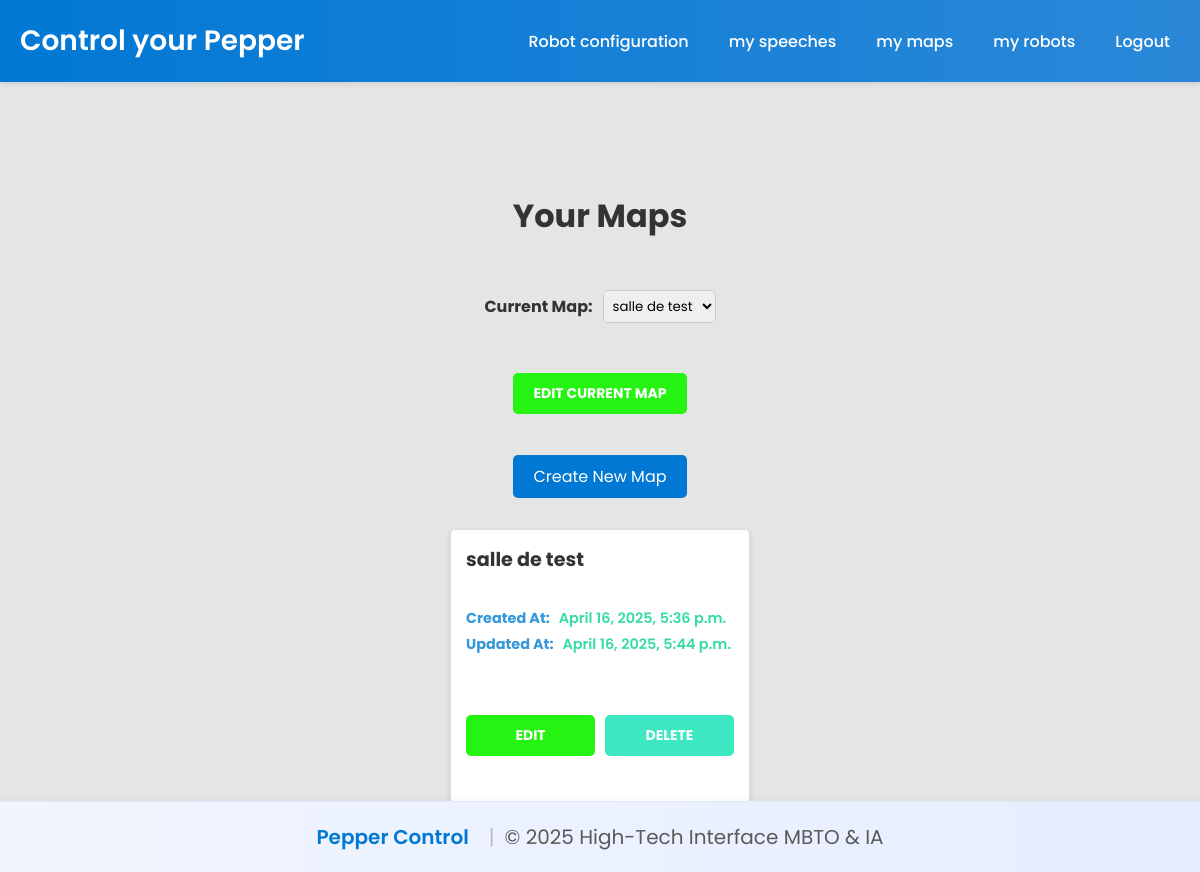
/map/user_maps/ (signed in), run on the app's committed database.
### map/models.py (models this page shows, shortened)
class Map(models.Model):
    id = models.AutoField(primary_key=True)
    user = models.ForeignKey(User, on_delete=models.CASCADE, related_name='maps')
    name = models.CharField(max_length=255)
    matrices = models.JSONField(default=list)  # Stores a list of 2D matrices
    rows = models.IntegerField(default=4)  # Number of rows in each matrix
    cols = models.IntegerField(default=4)  # Number of columns in each matrix
    rooms = models.JSONField(default=list)  # Stores the dictionary of rooms and their coordinates
    is_default = models.BooleanField(default=False)
    is_current = models.BooleanField(default=False)
    created_at = models.DateTimeField(auto_now_add=True)
    updated_at = models.DateTimeField(auto_now=True)

### map/views.py (the view)
# urls.py: path('user_maps/', views.user_maps, name='user_maps'),  # List user maps
@login_required
def user_maps(request):
    maps = Map.objects.filter(user=request.user)
    current_map = None
    if not maps.exists():
        current_map = maps.filter(is_favorite=True)
        if not current_map:
            current_map = maps.first()
            current_map.is_current = True
            current_map.save()
    return render(request, 'map/user_maps.html', {'maps': maps})

### map/templates/map/user_maps.html (shortened to what this page needs)
{% extends 'map/base.html' %}
{% block extra_css %}
<link rel="stylesheet" href="{% static 'map/css/user_maps.css' %}">
{% endblock %}
{% block content %}
<div class="container" style="flex-grow: 1;">
    <h1>Your Maps</h1>
<div class="map-selector">
  <label for="current-map">Current Map:</label>
  <select id="current-map" onchange="setCurrentMap(this.value)">
      {% for map in maps %}
          <option value="{{ map.id }}" {% if map.is_current %}selected{% endif %}>
              {{ map.name }}
          </option>
      {% endfor %}
  </select>
</div>
{% if maps %}
    {% for map in maps %}
      {% if map.is_current %}
            <p style="width: fit-content; text-align: center;margin: auto;">
                <a href="{% url 'edit_map' map.name  map.id %}" class="edit-btn">Edit current map</a>
            </p>
      {% endif %}
    {% endfor %}
{% endif %}
    <div class="create-map" style="text-align: center; padding-bottom:20px;">
        <a href="{% url 'edit_map' %}" class="create-btn">Create New Map</a>
    </div>
    {% if maps %}
        <ul class="map-list" style="width: 100%; display: flex;justify-content: center; align-items: center;">
            {% for map in maps %}
                <li class="map-item">
                    <strong>{{ map.name }}</strong><br>
                    <p>
                        <span class="label">Created At:</span>
                        <span class="value">{{ map.created_at }}</span>
                    </p>
                    <p>
                        <span class="label">Updated At:</span>
                        <span class="value">{{ map.updated_at }}</span>
                    </p>
                    <div class="map-actions">
                        <a href="{% url 'edit_map' map.name  map.id %}" class="edit-btn">Edit</a>
                        <a href="{% url 'delete_map' map.id %}" class="delete-btn" onclick="return confirm('Are you sure you want to delete this map?');">Delete</a>
                    </div>
                </li>
            {% endfor %}
        </ul>
    {% else %}
        <p style="text-align: center;">You have no maps yet. <a href="{% url 'edit_map' %}">Create a new map</a>.</p>
    {% endif %}
</div>
{% endblock %}

### map/static/map/css/styles.css (style rules this page uses)
* { padding: 0; margin: 0; box-sizing: border-box; font-family: "Poppins", sans-serif; }
body { position: relative; font-family: 'Poppins', sans-serif; background-color: #e5e5e5; color: #333; min-height: 100vh; display: flex; flex-direction: column; }
.container { flex: 1; padding: 40px 20px; max-width: 1200px; margin: 0 auto; width: 100%; margin-top: 20px; }
.container h1, .container a { width: 100%; text-align: center; margin: 50px 0; }
.delete-btn { background: #35dca4; color: white; padding: 8px 15px; border-radius: 5px; text-decoration: none; transition: background 0.3s; margin-left: 10px; display: flex; align-items: center; justify-content: center; }
.edit-btn { background: #25f312; color: white; padding: 8px 15px; border-radius: 5px; text-decoration: none; transition: background 0.3s, transform 0.3s; margin-left: 10px; display: flex; justify-content: center; align-items: center; }
.map-item { background-color: #f9f9f9; border: 1px solid #ddd; border-radius: 8px; padding: 15px; width: max-content; box-shadow: 0 2px 5px rgba(0, 0, 0, 0.1); transition: transform 0.2s; }
.map-item strong { font-size: 1.2em; color: #333; display: block; margin-bottom: 10px; }
.map-item p { margin: 5px 0; color: #555; font-size: 0.9em; }
.map-item { background: #ffffff; border: 2px solid #3498db; border-radius: 10px; padding: 20px; margin-bottom: 15px; box-shadow: 0 4px 8px rgba(0, 0, 0, 0.1); color: #2c3e50; font-family: 'Orbitron', sans-serif; position: relative; overflow: hidden; }
.map-item::before { content: ''; position: absolute; top: 0; left: -100%; width: 100%; height: 100%; background: linear-gradient(90deg, transparent, rgba(52, 152, 219, 0.2), transparent); transition: 0.5s; }
.map-item strong { font-size: 24px; color: #3498db; display: block; margin-bottom: 10px; }
.map-item p { margin: 8px 0; font-size: 16px; color: #34495e; }
.map-item .label { font-weight: bold; color: #3498db; display: inline-block; margin-right: 5px; }
.map-item p .value { color: #2c3e50; font-weight: 600; color: #35dca4; }
.control-btn, .delete-btn { padding: 10px 20px; border: none; border-radius: 5px; font-size: 14px; cursor: pointer; text-transform: uppercase; font-weight: bold; }
.delete-btn { background: #3ce7c2; color: white; }

### data on the page
Map: is_current "EDIT CURRENT MAP", name "salle de test", created_at "April 16, 2025, 5:36 p.m.", updated_at "April 16, 2025, 5:44 p.m."

### other printed values
form field value "salle de test"
